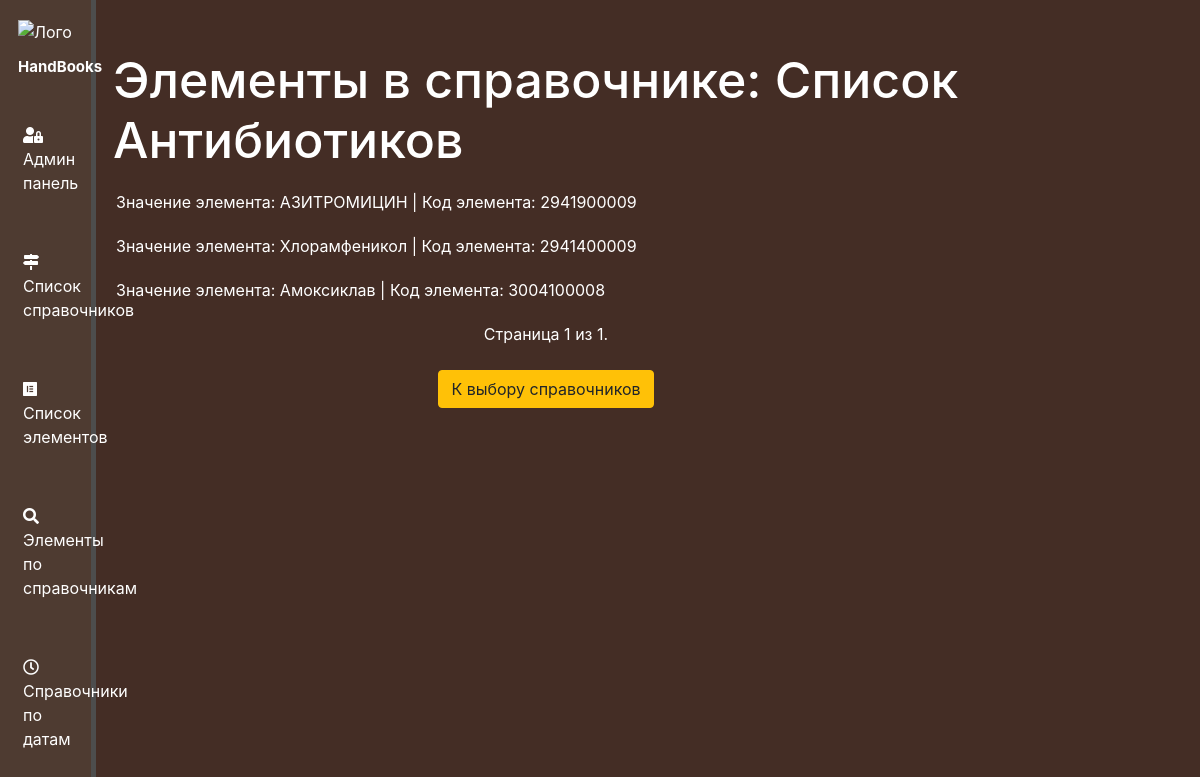
/by_elements/1/, run on an earlier commit of the app's database.
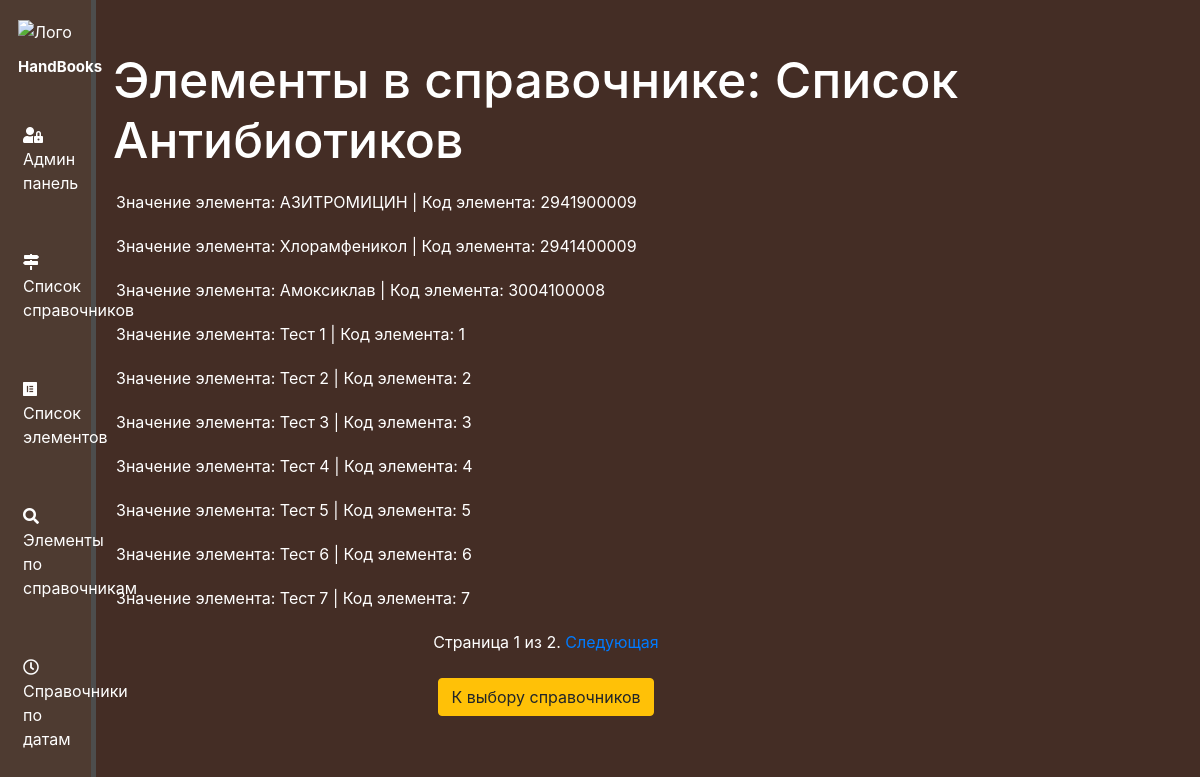
And on a later commit of the database.
### handbook/models.py (models this page shows, shortened)
class Handbook(models.Model):
    title = models.CharField('Наименование', max_length=250, db_index=True)
    short_title = models.CharField('Короткое наименование', max_length=100)
    description = models.TextField('Описание')
    version = models.CharField('Версия', max_length=250)  # unique=True
    date = models.DateField('Дата начала действия справочника этой версии')
    class Meta:
        verbose_name = 'Справочник'
        verbose_name_plural = 'Справочники'

class Element(models.Model):
    handbook = models.ForeignKey(Handbook, on_delete=models.PROTECT, verbose_name='Родительский идентификатор',
                                 null=True, db_index=True)
    code = models.CharField('Код элемента', max_length=250)
    value = models.CharField('Значение элемента', max_length=250)
    class Meta:
        verbose_name = 'Элемент'
        verbose_name_plural = 'Элементы'

### handbook/views.py (the view)
# urls.py: path('by_elements/<int:element_id>/', views.by_elements),
def by_elements(request, element_id):
    elements = Element.objects.filter(handbook=element_id)
    handbooks = Handbook.objects.all()
    current_handbooks = Handbook.objects.get(pk=element_id)
    paginator = Paginator(elements, 10)
    page = request.GET.get('page')
    try:
        posts = paginator.page(page)
    except PageNotAnInteger:
        posts = paginator.page(1)
    except EmptyPage:
        posts = paginator.page(paginator.num_pages)
    context = {
        'elements': elements,
        'handbooks': handbooks,
        'current_handbooks': current_handbooks,
        'posts': posts,
    }
    return render(request, 'handbook/by_elements.html', context)

### handbook/templates/handbook/by_elements.html (shortened to what this page needs)
{% extends 'handbook/basic.html' %}
{% block content %}
<div class="features">
    <h1>Элементы в справочнике: {{ current_handbooks.title }}</h1>
    {% if posts %}
        {% for post in posts %}
        <p>Значение элемента: {{ post.value }} | Код элемента: {{ post.code }}</p>
        {% endfor %}
    {% else %}
        <p>Упс, нет созданных Элементов! Перейдите в админ панель для создания!</p>
    {% endif %}
    <div id="pages" align="center">
            <span class="current">
                Страница {{ posts.number }} из {{ posts.paginator.num_pages }}.
            </span>
            {% if posts.has_next %}
                <a href="?page={{ posts.next_page_number }}">Следующая</a>
            {% endif %}
    </div>
    <div align="center">
        <br />
        <a href="{% url 'by_elements_basic' %}" class="btn btn-warning">К выбору справочников</a>
    </div>
</div>
{% endblock %}

### handbook/templates/handbook/basic.html (shortened to what this page needs)
{% load static %}
<!doctype html>
<html lang="ru">
<head>
    <link rel="stylesheet" href="https://stackpath.bootstrapcdn.com/bootstrap/4.5.2/css/bootstrap.min.css">
    <link rel="stylesheet" href="{% static 'handbook/css/handbook.css' %}">
    <link rel="stylesheet" href="https://use.fontawesome.com/releases/v5.8.2/css/all.css">
</head>
<body>
    <aside>
        <img src="{% static 'handbook/img/Book-icon.png' %}" alt="Лого">
        <span class="logo">HandBooks</span>
        <ul>
            <a href="/admin"><li><i class="fas fa-user-lock"></i> Админ панель</li></a>
            <a href="{% url 'home' %}"><li><i class="fas fa-map-signs"></i> Список справочников</li></a>
            <a href="{% url 'elements' %}"><li><i class="fab fa-elementor"></i> Список элементов</li></a>
            <a href="{% url 'by_elements_basic' %}"><li><i class="fas fa-search"></i> Элементы по справочникам</li></a>
            <a href="{% url 'handbooks_bydate_basic' %}"><li><i class="far fa-clock"></i> Справочники по датам</li></a>
        </ul>
    </aside>
    <main>
        {% block content %}
        {% endblock %}
    </main>
</body>
</html>

### handbook/static/handbook/css/handbook.css (style rules this page uses)
body { background: #442d25; }
aside { float: left; background: #4e3b31; width: 8%; padding: 1.5%; height: 170vh; color: #fff; border-right: 5px solid #4d4d4d; }
aside .logo { font-size: 15px; font-weight: bold; position: relative; top: 10px; }
aside ul { list-style: none }
aside ul li { margin-left: -35px; color: #fff; display: block; margin-top: 55px; transition: transform .5s ease; }
main .features { float: left; color: #fff; margin-top: 50px; width: 75%; }
main .features h1 { font-size: 50px; margin-left: 17px; }
main .features p { max-width: 600px; margin: 20px }

What changed in the data, as far as the page shows it:
added Element: value "Тест 1", code "1"
added Element: value "Тест 2", code "2"
added Element: value "Тест 3", code "3"
added Element: value "Тест 4", code "4"
added Element: value "Тест 5", code "5"
added Element: value "Тест 6", code "6"
added Element: value "Тест 7", code "7"
Also different on the page:
{{ posts.paginator.num_pages }}: "1" → "2"
text now shown: "Следующая"
